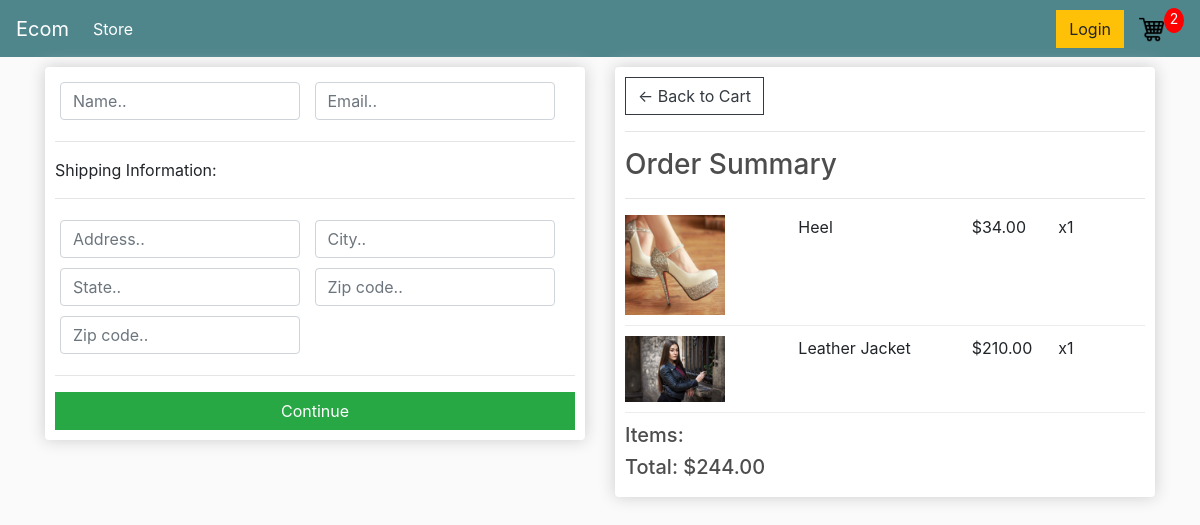
Screenshot of /checkout/ (signed in) with the database file from the repository.
### ecom/models.py (models this page shows, shortened)
class OrderItem(models.Model):
    product = models.ForeignKey(Product, on_delete = models.SET_NULL, blank = True, null = True)
    order = models.ForeignKey(Order, on_delete = models.SET_NULL, blank = True, null = True)
    quantity = models.IntegerField(default = 0, blank = True, null = True)
    date_added = models.DateTimeField(auto_now_add = True)
    @property
    def get_total(self):
        total = self.product.price * self.quantity
        return total

class Product(models.Model):
    name = models.CharField(max_length = 200)
    price = models.DecimalField(max_digits=10, decimal_places=2)
    digital = models.BooleanField(default = False, blank = True, null = True)
    image = models.ImageField(blank = True, null = True)
    @property
    def imageURL(self):
        try:
            url = self.image.url
        except:
            url = ''
        return url

class Order(models.Model):
    customer = models.ForeignKey(Customer, on_delete = models.SET_NULL, blank = True, null = True)
    date_ordered = models.DateTimeField(auto_now_add = True)
    complete = models.BooleanField(default = False, null = True, blank = True)
    transaction_id = models.CharField(max_length = 200, null = True)
    @property
    def get_cart_total(self):
        orderitems = self.orderitem_set.all()
        total = sum([item.get_total for item in orderitems])
        return total
    @property
    def get_cart_item(self):
        orderitems = self.orderitem_set.all()
        total = sum([item.quantity for item in orderitems])
        return total
    @property
    def shipping(self):
        shipping = False
        orderitems = self.orderitem_set.all()
        for i in orderitems:
            if i.product.digital == False:
                shipping = True
        return shipping

### ecom/views.py (the view)
# urls.py: path('checkout/', views.checkout, name= 'checkout'),
def checkout(request):
    data = cartData(request)
    cartItems = data['cartItems']
    order = data['order']
    items = data['items']
    context = {'items': items, 'order': order, 'cartItems': cartItems, 'shipping': False}
    return render(request, 'store/checkout.html', context)

### ecom/utils.py (called while the page is built)
def cartData(request):
    if request.user.is_authenticated:
        customer = request.user.customer
        order, created = Order.objects.get_or_create(customer = customer, complete = False)
        items = order.orderitem_set.all()
        cartItems = order.get_cart_item
    else:
        cookieData = cookieCart(request)
        cartItems = cookieData['cartItems']
        order = cookieData['order']
        items = cookieData['items']
    return {'items': items, 'order': order, 'cartItems': cartItems}

### ecom/templates/store/checkout.html (shortened to what this page needs)
{% extends 'store/main.html' %}
{% load static %}
{% block content %}
     <div class="row">
		<div class="col-lg-6">
			<div class="box-element" id="form-wrapper">
				<form id="form">
					<div id="user-info">
						<div class="form-field">
							<input required class="form-control" type="text" name="name" placeholder="Name..">
						</div>
						<div class="form-field">
							<input required class="form-control" type="email" name="email" placeholder="Email..">
						</div>
					</div>
					<div id="shipping-info">
						<hr>
						<p>Shipping Information:</p>
						<hr>
						<div class="form-field">
							<input class="form-control" type="text" name="address" placeholder="Address..">
						</div>
						<div class="form-field">
							<input class="form-control" type="text" name="city" placeholder="City..">
						</div>
						<div class="form-field">
							<input class="form-control" type="text" name="state" placeholder="State..">
						</div>
						<div class="form-field">
							<input class="form-control" type="text" name="zipcode" placeholder="Zip code..">
						</div>
						<div class="form-field">
							<input class="form-control" type="text" name="country" placeholder="Zip code..">
						</div>
					</div>
					<hr>
					<input id="form-button" class="btn btn-success btn-block" type="submit" value="Continue">
				</form>
			</div>
			<br>
		</div>
		<div class="col-lg-6">
			<div class="box-element">
				<a  class="btn btn-outline-dark" href="{% url 'cart' %}">&#x2190; Back to Cart</a>
				<hr>
				<h3>Order Summary</h3>
				<hr>
				{% for item in items %}
				<div class="cart-row">
					<div style="flex:2"><img class="row-image" src="{{item.product.imageURL}}"></div>
					<div style="flex:2"><p>{{item.product.name}}</p></div>
					<div style="flex:1"><p>${{item.product.price|floatformat:2}}</p></div>
					<div style="flex:1"><p>x{{item.quantity}}</p></div>
				</div>
				{% endfor %}
				<h5>Items:   {{order.get_cart_items}}</h5>
				<h5>Total:   ${{order.get_cart_total|floatformat:2}}</h5>
			</div>
		</div>
	</div>
{% endblock content %}

### static/css/main.css (style rules this page uses)
body { background-color: hsl(0, 0%, 98%); }
h1,h2,h3,h4,h5,h6 { color:hsl(0, 0%, 30%); }
.box-element { box-shadow:hsl(0, 0%, 80%) 0 0 16px; background-color: #fff; border-radius: 4px; padding: 10px; }
.col-lg-4, .col-lg-6, .col-lg-8, .col-lg-12 { margin-top: 10px; }
.btn { border-radius: 0; }
.row-image { width: 100px; }
.form-field { width:250px; display: inline-block; padding: 5px; }
.cart-row { display: flex; align-items: flex-stretch; padding-bottom: 10px; margin-bottom: 10px; border-bottom: 1px solid #ececec; }

### rows the page displays
OrderItem: product.imageURL (picture), product.name "Heel", product.price "34.00", quantity "1"
OrderItem: product.imageURL (picture), product.name "Leather Jacket", product.price "210.00", quantity "1"
Order: get_cart_total "244.00"

### other values shown
{{ cartItems }} "2"
